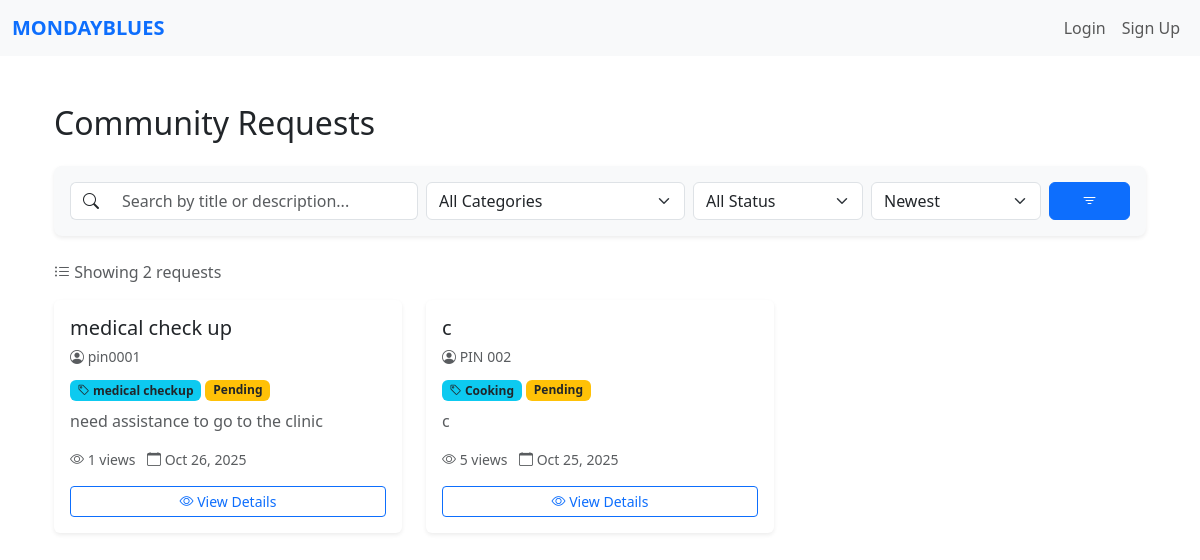
Before: / with the older database file.
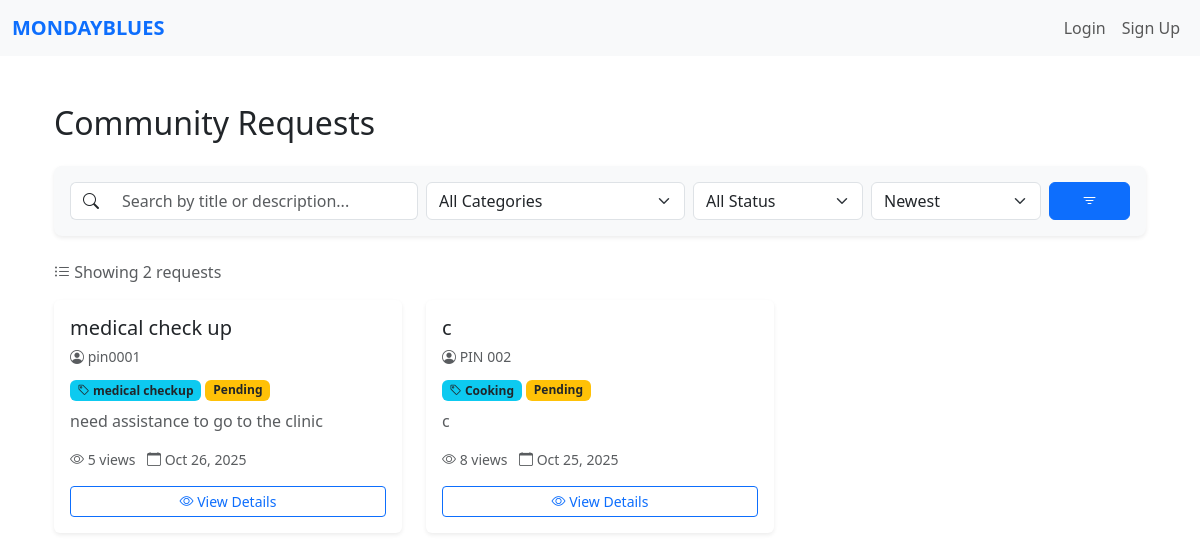
After: the same page with the newer database file.
### website/models.py (models this page shows)
class Request(db.Model):
    id = db.Column(db.Integer, primary_key=True)
    title = db.Column(db.String(150), nullable=False)
    description = db.Column(db.Text, nullable=False)
    category_id = db.Column(db.Integer, db.ForeignKey('category.id'), nullable=False)
    category = db.relationship('Category', backref='requests')
    status = db.Column(db.String(20), default='Pending')  # Pending, Accepted, Completed
    scheduled_datetime = db.Column(db.DateTime, nullable=False)
    view_count = db.Column(db.Integer, default=0)
    date_created = db.Column(db.DateTime, default=datetime.utcnow)
    user_id = db.Column(db.Integer, db.ForeignKey('user.id'), nullable=False)
    volunteer_id = db.Column(db.Integer, db.ForeignKey('volunteer.id'), nullable=True)
    user = db.relationship('User', backref=db.backref('requests', lazy=True, cascade='all, delete-orphan'), lazy=True)
    volunteer = db.relationship('Volunteer', backref=db.backref('assigned_requests', lazy=True), lazy=True)

class User(db.Model, UserMixin):
    id = db.Column(db.Integer, primary_key=True)
    name = db.Column(db.String(150))
    email = db.Column(db.String(150), unique=True)
    password = db.Column(db.String(150))
    date_created = db.Column(db.DateTime(timezone=True), default=func.now())
    role = db.Column(db.String(50), default='PIN')
    status = db.Column(db.String(20), default='Pending')  # Pending, Approved, Suspended

class Category(db.Model):
    id = db.Column(db.Integer, primary_key=True)
    name = db.Column(db.String(100), unique=True, nullable=False)
    description = db.Column(db.String(250))
    date_created = db.Column(db.DateTime, default=datetime.utcnow)

### website/views.py (the view, shortened to what this page needs)
@views.route('/')
def home():
    categories = Category.query.order_by(Category.name).all()
    search_query = request.args.get('q', '').strip()
    category_filter = request.args.get('category', '')
    status_filter = request.args.get('status', '')
    sort_by = request.args.get('sort', 'newest')
    query = Request.query
    if category_filter:
        query = query.join(Category).filter(Category.name == category_filter)
    if status_filter:
        query = query.filter(Request.status == status_filter)
    if sort_by == 'oldest':
        query = query.order_by(Request.date_created.asc())
    elif sort_by == 'views':
        query = query.order_by(Request.view_count.desc())
    elif sort_by == 'title':
        query = query.order_by(Request.title.asc())
    else:  # newest (default)
        query = query.order_by(Request.date_created.desc())
    requests = query.all()
    return render_template(
        'home.html',
        user=current_user,
        requests=requests,
        categories=categories
    )

### website/templates/home.html (shortened to what this page needs)
{% extends "base.html" %}
{% block content %}
<div class="container my-5">
  <div class="d-flex justify-content-between align-items-center mb-4">
    <h2 class="mb-0">Community Requests</h2>
  </div>
  <form method="GET" action="{{ url_for('views.home') }}" class="bg-light p-3 rounded-3 mb-4 shadow-sm">
    <div class="row g-2 align-items-center">
      <div class="col-md-4">
        <div class="input-group">
          <span class="input-group-text bg-white border-end-0">
            <i class="bi bi-search"></i>
          </span>
          <input
            type="text"
            class="form-control border-start-0"
            name="q"
            placeholder="Search by title or description..."
            value="{{ request.args.get('q', '') }}"
          >
        </div>
      </div>
      <div class="col-md-3">
        <select class="form-select" name="category" onchange="this.form.submit()">
          <option value="">All Categories</option>
        </select>
      </div>
      <div class="col-md-2">
        <select class="form-select" name="status" onchange="this.form.submit()">
          <option value="">All Status</option>
        </select>
      </div>
      <div class="col-md-2">
        <select class="form-select" name="sort" onchange="this.form.submit()">
          <option value="newest" {% if request.args.get('sort')=='newest' %}selected{% endif %}>Newest</option>
        </select>
      </div>
      <div class="col-md-1">
        <button type="submit" class="btn btn-primary w-100">
          <i class="bi bi-filter"></i>
        </button>
      </div>
    </div>
  </form>
  {% if requests %}
    <p class="text-muted mb-3">
      <i class="bi bi-list-ul"></i> Showing {{ requests|length }} request{% if requests|length != 1 %}s{% endif %}
    </p>
  {% endif %}
  <div class="row g-4">
    {% if requests %}
      {% for req in requests %}
        {% if req.user.status != "Suspended" %}
          <div class="col-md-4">
            <div class="card h-100 border-0 shadow-sm hover-shadow transition">
              <div class="card-body d-flex flex-column">
                <div class="mb-2">
                  <h5 class="card-title text-dark mb-1">{{ req.title }}</h5>
                  <small class="text-muted">
                    <i class="bi bi-person-circle"></i> {{ req.user.name }}
                  </small>
                </div>
                <div class="mb-2">
                  <span class="badge bg-info text-dark">
                    <i class="bi bi-tag"></i> {{ req.category.name }}
                  </span>
                  <span class="badge
                    {% if req.status == 'Pending' %}bg-warning text-dark
                    {% elif req.status == 'Assigned' %}bg-primary
                    {% elif req.status == 'Accepted' %}bg-success
                    {% elif req.status == 'Completed' %}bg-secondary
                    {% else %}bg-light text-dark{% endif %}
                  ">
                    {{ req.status }}
                  </span>
                </div>
                <p class="text-muted flex-grow-1">
                  {{ req.description[:100] }}{% if req.description|length > 100 %}...{% endif %}
                </p>
                <div class="text-muted small mb-3">
                  <i class="bi bi-eye"></i> {{ req.view_count }} views
                  <span class="ms-2">
                    <i class="bi bi-calendar"></i> {{ req.date_created.strftime('%b %d, %Y') }}
                  </span>
                </div>
                <div class="mt-auto">
                  {% if current_user.is_authenticated and req.user_id == current_user.id %}
                    <div class="btn-group w-100" role="group">
                      <a href="{{ url_for('views.view_request', id=req.id) }}" class="btn btn-outline-secondary btn-sm">
                        <i class="bi bi-eye"></i> View
                      </a>
                      <a href="{{ url_for('views.edit_request', id=req.id) }}" class="btn btn-primary btn-sm">
                        <i class="bi bi-pencil"></i> Edit
                      </a>
                      <form action="{{ url_for('csr.delete_request', request_id=req.id) }}" method="POST" onsubmit="return confirm('Are you sure you want to delete this request?');">
                        <button class="btn btn-danger btn-sm" type="submit">
                          <i class="bi bi-trash"></i> Delete
                        </button>
                      </form>
                    </div>
                  {% else %}
                    <a href="{{ url_for('views.view_request', id=req.id) }}" class="btn btn-outline-primary w-100 btn-sm">
                      <i class="bi bi-eye"></i> View Details
                    </a>
                  {% endif %}
                </div>
              </div>
            </div>
          </div>
        {% endif %}
      {% endfor %}
    {% endif %}
  </div>
</div>
<link rel="stylesheet" href="https://cdn.jsdelivr.net/npm/bootstrap-icons@1.10.0/font/bootstrap-icons.css">
{% endblock %}

### website/templates/base.html (shortened to what this page needs)
<!DOCTYPE html>
<html lang="en">
<head>
  <link
    href="https://cdn.jsdelivr.net/npm/bootstrap@5.3.3/dist/css/bootstrap.min.css"
    rel="stylesheet"
  />
</head>
<body>
  <nav class="navbar navbar-expand-lg navbar-light bg-light">
    <div class="container-fluid">
      <a class="navbar-brand text-uppercase fw-semibold text-primary" href="/">MondayBlues</a>
      <div class="collapse navbar-collapse" id="navbarNav">
        <ul class="navbar-nav ms-auto">
          {% if current_user.is_authenticated %}
            <li class="nav-item">
              <a class="nav-link" href="/">Home</a>
            </li>
            {% if current_user.role == 'PIN' %}
              <li class="nav-item">
                <a class="nav-link" href="{{ url_for('pin.pin_profile') }}">Profile</a>
              </li>
            {% elif current_user.role == 'CSR' %}
              <li class="nav-item">
                <a class="nav-link" href="{{ url_for('views.csr_profile') }}">Profile</a>
              </li>
              <li class="nav-item">
                 <a class="nav-link" href="{{ url_for('csr.csr_dashboard') }}">Dashboard</a>
              </li>
            {% elif current_user.role == 'Volunteer' %}
              <li class="nav-item">
                <a class="nav-link" href="{{ url_for('volunteer.volunteer_dashboard') }}">Dashboard</a>
              </li>
            {% elif current_user.role == 'Platform Manager' %}
              <li class="nav-item">
                <a class="nav-link" href="{{ url_for('platform.platform_manager_dashboard') }}">Dashboard</a>
              </li>
              <li class="nav-item">
                <a class="nav-link" href="{{ url_for('views.platform_manager_profile') }}">Profile</a>
              </li>
            {% elif current_user.role == 'Admin' %}
              <li class="nav-item">
                <a class="nav-link" href="/admin">Admin</a>
              </li>
            {% else %}
              <li class="nav-item">
                <a class="nav-link" href="#">Profile</a>
              </li>
            {% endif %}
            <li class="nav-item">
              <a class="btn btn-danger" type="button" href="/logout">Logout</a>
            </li>
          {% else %}
            <li class="nav-item">
              <a class="nav-link" href="/login">Login</a>
            </li>
            <li class="nav-item">
              <a class="nav-link" href="/signup">Sign Up</a>
            </li>
          {% endif %}
        </ul>
      </div>
    </div>
  </nav>
  <div class="container mt-4">
    {% block content %}
    {% endblock %}
  </div>
</body>
</html>

### website/templates/home.html (style rules this page uses)
.hover-shadow { transition: all 0.3s ease; }
.transition { transition: all 0.3s ease; }

Changed rows visible on the page:
changed Request "medical check up": view_count "1" → "5"
changed Request "Oct 25, 2025": view_count "5" → "8"
